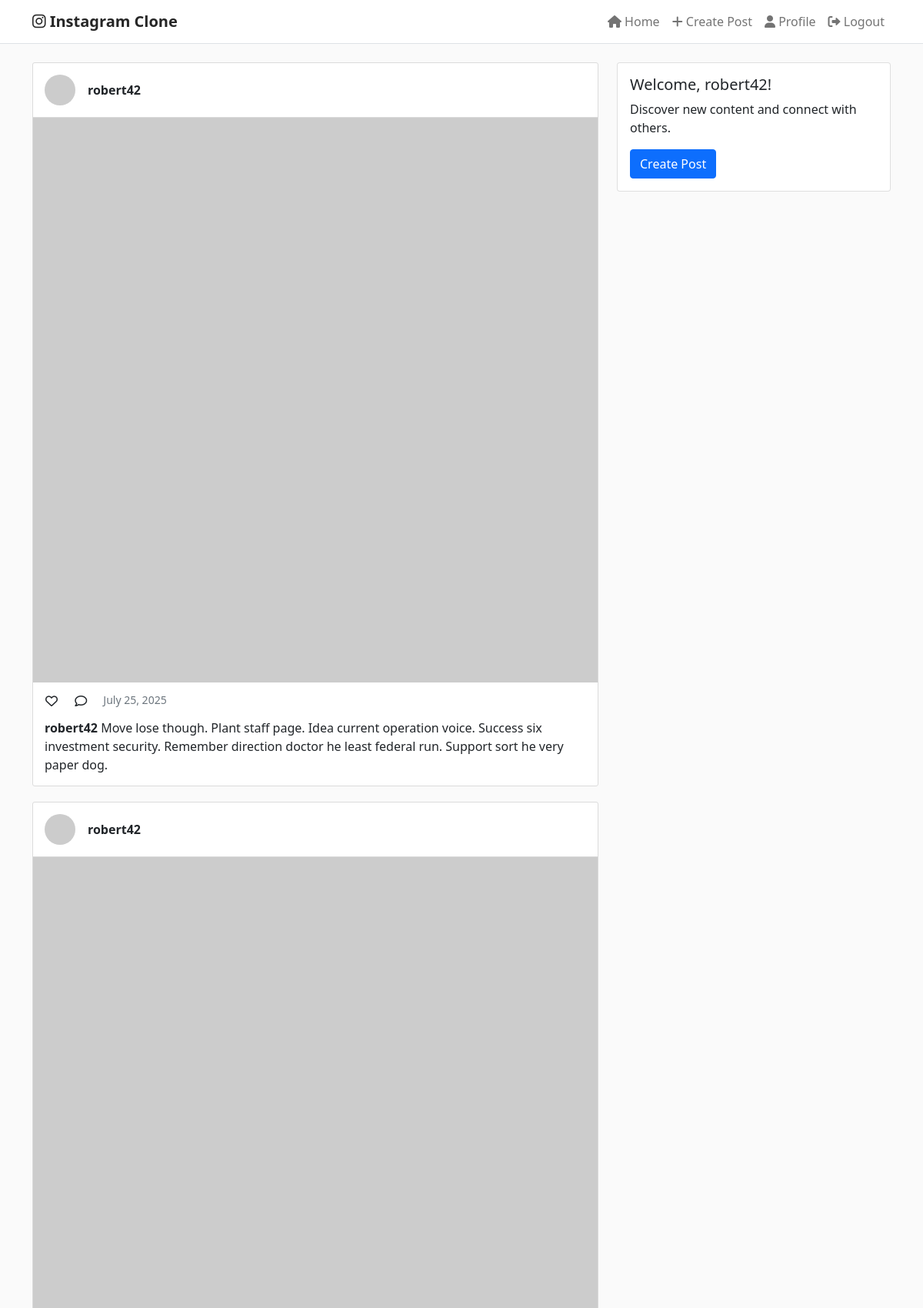
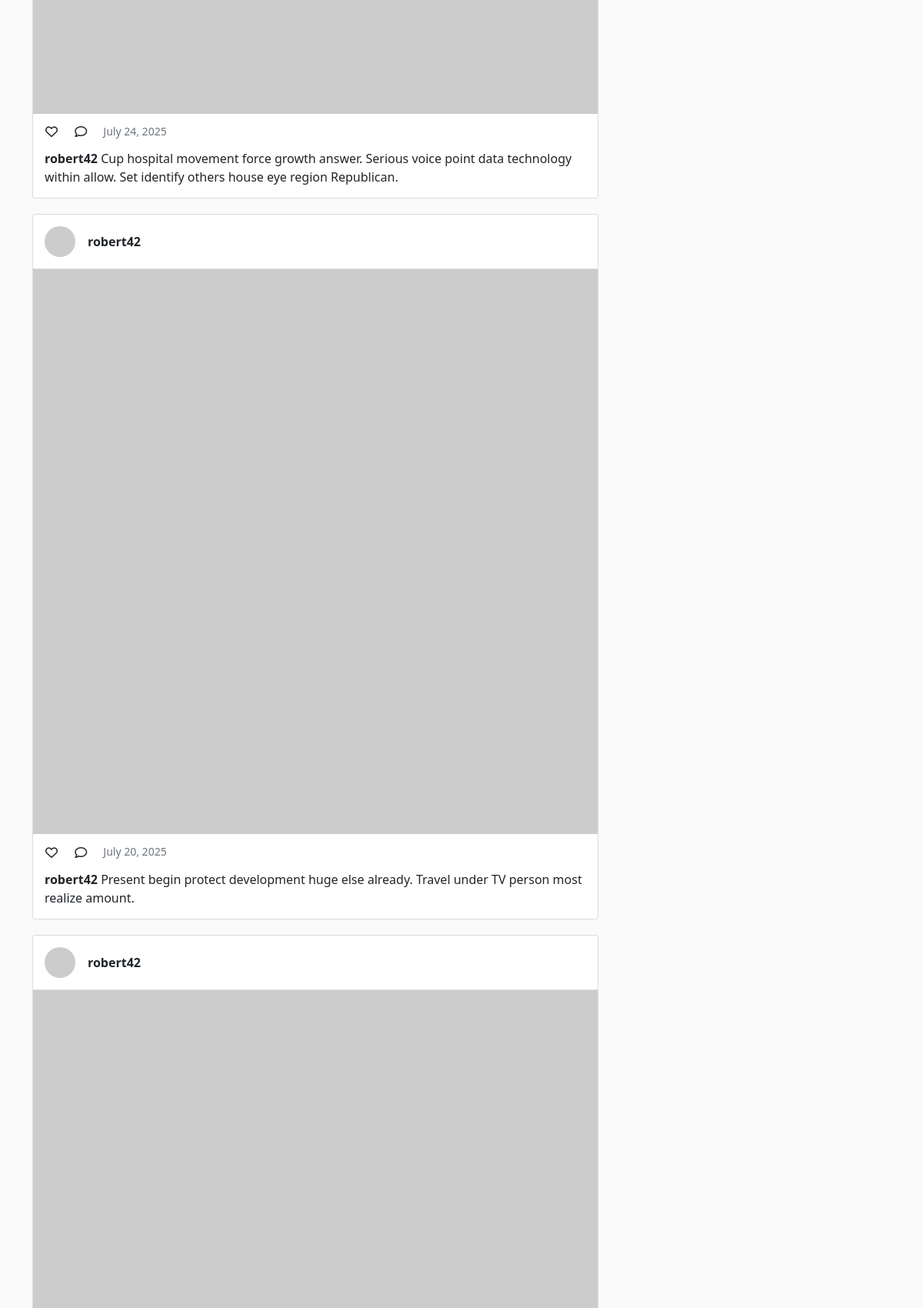
The app's page /home (signed in, upper part) with its own data (2 pictures, top to bottom).
### app.py (models this page shows)
class Post(db.Model):
    id = db.Column(db.Integer, primary_key=True)
    caption = db.Column(db.Text, nullable=False)
    image_url = db.Column(db.String(200), default='https://via.placeholder.com/400x400')
    created_at = db.Column(db.DateTime, default=datetime.utcnow)
    user_id = db.Column(db.Integer, db.ForeignKey('user.id'), nullable=False)
    likes = db.relationship('Like', backref='post', lazy=True)
    comments = db.relationship('Comment', backref='post', lazy=True)

class User(UserMixin, db.Model):
    id = db.Column(db.Integer, primary_key=True)
    username = db.Column(db.String(80), unique=True, nullable=False)
    email = db.Column(db.String(120), unique=True, nullable=False)
    password_hash = db.Column(db.String(120), nullable=False)
    bio = db.Column(db.Text, default='')
    profile_pic = db.Column(db.String(200), default='https://via.placeholder.com/150')
    created_at = db.Column(db.DateTime, default=datetime.utcnow)
    is_fake = db.Column(db.Boolean, default=False)
    fake_score = db.Column(db.Float, default=0.0)
    analysis_data = db.Column(db.Text, default='{}')  # Store detailed analysis as JSON
    posts = db.relationship('Post', backref='author', lazy=True)
    followers = db.relationship('Follow', foreign_keys='Follow.followed_id', backref='followed', lazy=True)
    following = db.relationship('Follow', foreign_keys='Follow.follower_id', backref='follower', lazy=True)

### app.py (the view)
@app.route('/home')
@login_required
def home():
    followed_users = [f.followed_id for f in current_user.following]
    posts = Post.query.filter(Post.user_id.in_(followed_users + [current_user.id])).order_by(Post.created_at.desc()).all()
    return render_template('home.html', posts=posts)

### app.py (called while the page is built)
@login_manager.user_loader
def load_user(user_id):
    return User.query.get(int(user_id))

### templates/home.html (shortened to what this page needs)
{% extends "base.html" %}
{% block content %}
<div class="row">
    <div class="col-md-8">
        {% for post in posts %}
        <div class="post-card">
            <div class="post-header d-flex align-items-center">
                <img src="{{ post.author.profile_pic }}" alt="{{ post.author.username }}" class="profile-pic me-3">
                <div>
                    <a href="{{ url_for('profile', username=post.author.username) }}" class="text-decoration-none text-dark fw-bold">
                        {{ post.author.username }}
                    </a>
                </div>
            </div>
            <img src="{{ post.image_url }}" alt="Post image" class="post-image">
            <div class="post-actions">
                <button class="btn btn-link text-dark p-0 me-3 like-btn" data-post-id="{{ post.id }}">
                    <i class="far fa-heart"></i>
                </button>
                <button class="btn btn-link text-dark p-0 me-3" data-bs-toggle="collapse" data-bs-target="#comments-{{ post.id }}">
                    <i class="far fa-comment"></i>
                </button>
                <small class="text-muted">{{ post.created_at.strftime('%B %d, %Y') }}</small>
            </div>
            <div class="post-caption">
                <strong>{{ post.author.username }}</strong> {{ post.caption }}
            </div>
        </div>
        {% endfor %}
    </div>
    <div class="col-md-4">
        <div class="sidebar">
            <div class="card">
                <div class="card-body">
                    <h5 class="card-title">Welcome, {{ current_user.username }}!</h5>
                    <p class="card-text">Discover new content and connect with others.</p>
                    <a href="{{ url_for('create_post') }}" class="btn btn-primary">Create Post</a>
                </div>
            </div>
        </div>
    </div>
</div>
{% endblock %}

### templates/base.html (style rules this page uses)
body { background-color: #fafafa; }
.post-card { background: white; border: 1px solid #dbdbdb; border-radius: 3px; margin-bottom: 20px; }
.post-header { padding: 15px; border-bottom: 1px solid #dbdbdb; }
.post-image { width: 100%; height: auto; }
.post-actions { padding: 10px 15px; }
.post-caption { padding: 0 15px 15px; }
.profile-pic { width: 40px; height: 40px; border-radius: 50%; object-fit: cover; }
.sidebar { position: sticky; top: 20px; }

### records on screen
Post: author.username "robert42", created_at "July 25, 2025", caption "Move lose though. Plant staff page. Idea current operation voice. Success six investment security. Remember direction doctor he least federal run. Support sort he very paper dog."
Post: author.username "robert42", created_at "July 24, 2025", caption "Cup hospital movement force growth answer. Serious voice point data technology within allow. Set identify others house eye region Republican."
Post: author.username "robert42", created_at "July 20, 2025", caption "Present begin protect development huge else already. Travel under TV person most realize amount."
Post: author.username "robert42"
User: username "robert42"
